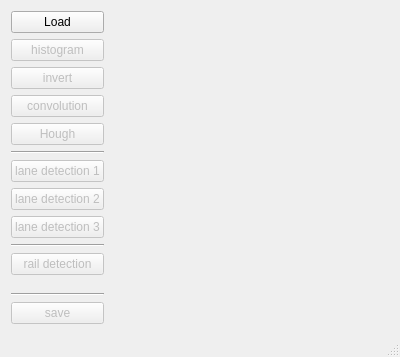
<?xml version="1.0" encoding="UTF-8"?>
<ui version="4.0">
 <class>MainWindow</class>
 <widget class="QMainWindow" name="MainWindow">
  <property name="geometry">
   <rect>
    <x>0</x>
    <y>0</y>
    <width>400</width>
    <height>357</height>
   </rect>
  </property>
  <property name="windowTitle">
   <string>MainWindow</string>
  </property>
  <widget class="QWidget" name="centralWidget">
   <layout class="QHBoxLayout" name="horizontalLayout_2" stretch="1,10">
    <item>
     <layout class="QVBoxLayout" name="layoutSelection">
      <item>
       <widget class="QPushButton" name="btnLoad">
        <property name="text">
         <string>Load</string>
        </property>
       </widget>
      </item>
      <item>
       <widget class="QPushButton" name="btnHistogram">
        <property name="enabled">
         <bool>false</bool>
        </property>
        <property name="text">
         <string>histogram</string>
        </property>
       </widget>
      </item>
      <item>
       <widget class="QPushButton" name="btnInvert">
        <property name="enabled">
         <bool>false</bool>
        </property>
        <property name="text">
         <string>invert</string>
        </property>
       </widget>
      </item>
      <item>
       <widget class="QPushButton" name="btnConvolution">
        <property name="enabled">
         <bool>false</bool>
        </property>
        <property name="text">
         <string>convolution</string>
        </property>
       </widget>
      </item>
      <item>
       <widget class="QPushButton" name="btnHough">
        <property name="enabled">
         <bool>false</bool>
        </property>
        <property name="text">
         <string>Hough</string>
        </property>
       </widget>
      </item>
      <item>
       <widget class="Line" name="line_2">
        <property name="orientation">
         <enum>Qt::Horizontal</enum>
        </property>
       </widget>
      </item>
      <item>
       <widget class="QPushButton" name="btnLaneDec">
        <property name="enabled">
         <bool>false</bool>
        </property>
        <property name="text">
         <string>lane detection 1</string>
        </property>
       </widget>
      </item>
      <item>
       <widget class="QPushButton" name="btnLaneDec2">
        <property name="enabled">
         <bool>false</bool>
        </property>
        <property name="text">
         <string>lane detection 2</string>
        </property>
       </widget>
      </item>
      <item>
       <widget class="QPushButton" name="btnLaneDec3">
        <property name="enabled">
         <bool>false</bool>
        </property>
        <property name="text">
         <string>lane detection 3</string>
        </property>
       </widget>
      </item>
      <item>
       <widget class="Line" name="line_3">
        <property name="orientation">
         <enum>Qt::Horizontal</enum>
        </property>
       </widget>
      </item>
      <item>
       <widget class="QPushButton" name="btnRailDec">
        <property name="enabled">
         <bool>false</bool>
        </property>
        <property name="text">
         <string>rail detection</string>
        </property>
       </widget>
      </item>
      <item>
       <spacer name="verticalSpacer">
        <property name="orientation">
         <enum>Qt::Vertical</enum>
        </property>
        <property name="sizeHint" stdset="0">
         <size>
          <width>20</width>
          <height>40</height>
         </size>
        </property>
       </spacer>
      </item>
      <item>
       <widget class="Line" name="line">
        <property name="orientation">
         <enum>Qt::Horizontal</enum>
        </property>
       </widget>
      </item>
      <item>
       <widget class="QPushButton" name="btnSave">
        <property name="enabled">
         <bool>false</bool>
        </property>
        <property name="text">
         <string>save</string>
        </property>
       </widget>
      </item>
     </layout>
    </item>
    <item>
     <layout class="QVBoxLayout" name="layoutMain">
      <item>
       <widget class="QLabel" name="imageLabel">
        <property name="text">
         <string/>
        </property>
       </widget>
      </item>
     </layout>
    </item>
   </layout>
  </widget>
  <widget class="QStatusBar" name="statusBar"/>
 </widget>
 <layoutdefault spacing="6" margin="11"/>
 <resources/>
 <connections/>
</ui>
